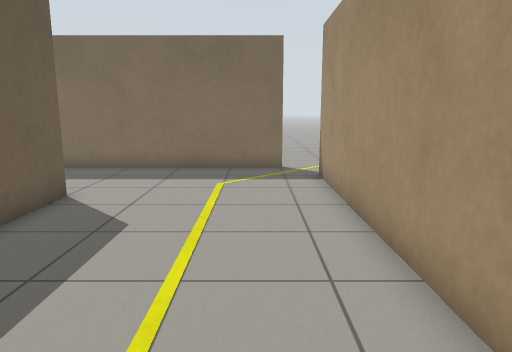
[1] (above)

12 first-person views from a walk through a Gazebo world. The camera is 1.1 m above the floor, tilts 10° down and sees 70° across. The floor is counted in squares, 0.5 m on a side. Each view is taken from the middle of a square. On the plan, view 1 faces up. The plan holds only what a view shows up to about 19 squares ahead; the rest is blank.

[2]
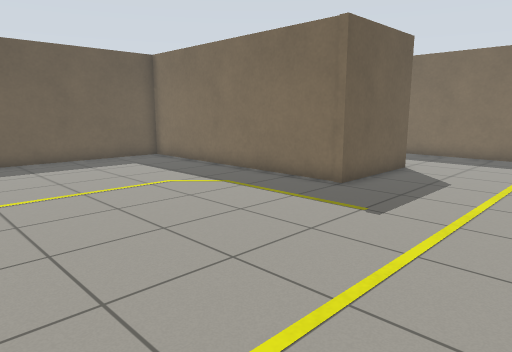

[3]
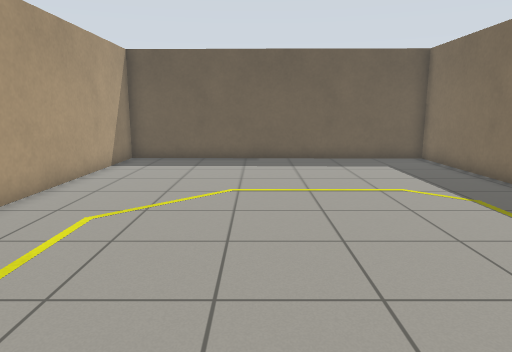

[4]
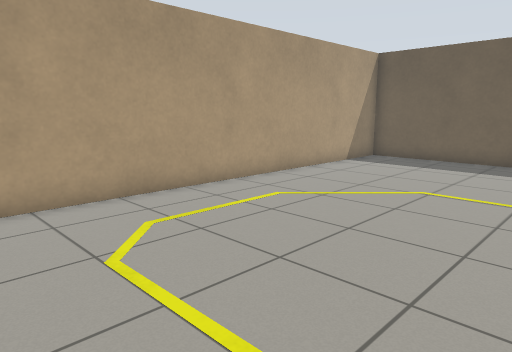

[5]
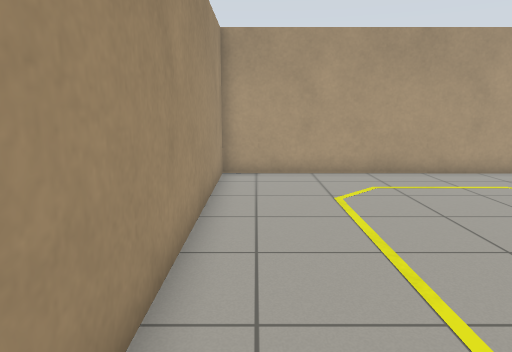

[6]
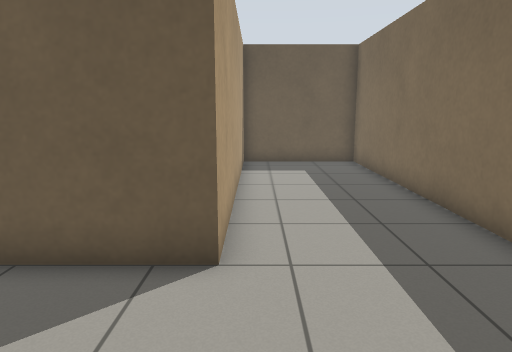

[7]
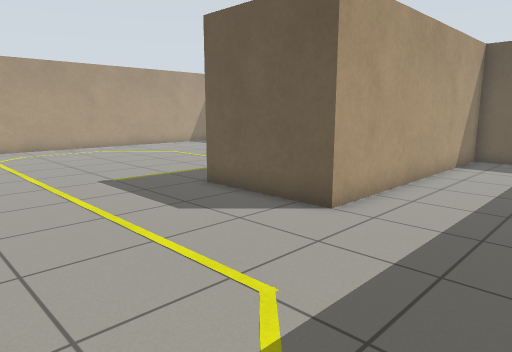

[8]
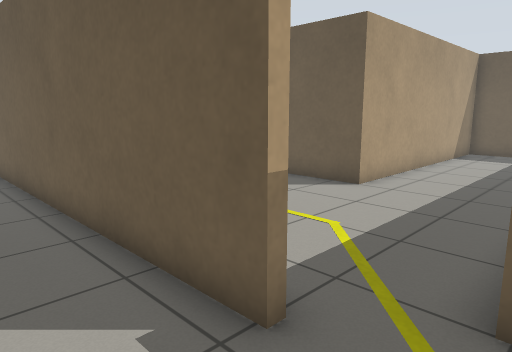

[9]
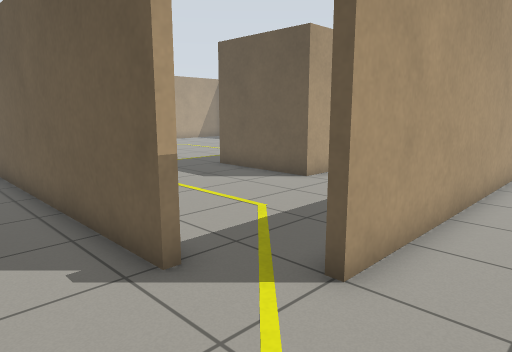

[10]
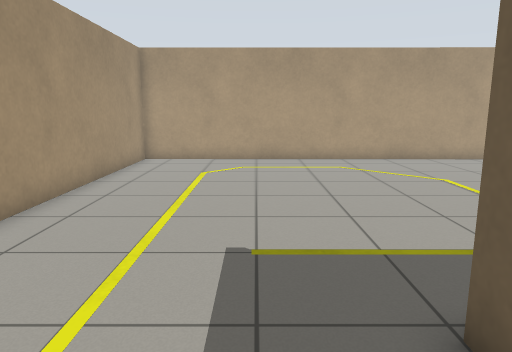

[11]
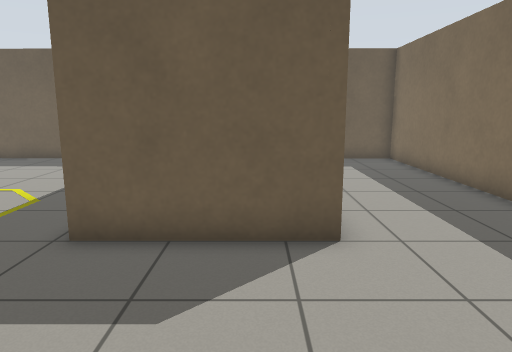

[12]
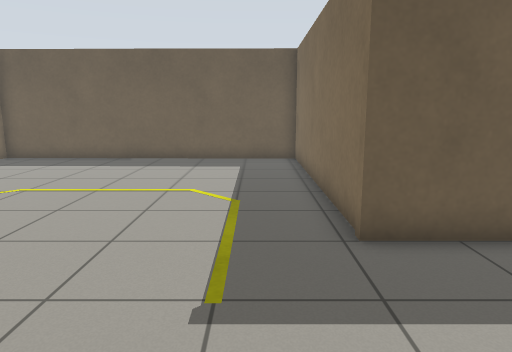

### Floor plan
Points are (right, up) in squares from view 1. A wall is a line through its corners. A room is listed if a view was taken in it or the views show most of it. See-through windows are left out.
Room 1 (views 1, 2, 3, 4, 5, 6, 10, 11, 12)
walls: (1, 14.4) (-16.1, 14.4) (-16.1, 9.5) (-5, 9.5) (-5, 4.9) (-16.2, 4.9) (-16.4, -8.9) (2.2, -9) (2.2, 12.7)
ways out: opening at (2, 13) to room 2
Room 2 (view 7)
walls: (2.2, 12.7) (2.5, 12.7) (2.5, 0.5); (1, 14.7) (1, 14.4)
ways out: opening at (2, 13) to room 1; opening at (3.5, 14) to room 3
Room 3 (views 8, 9)
walls: (-8.6, 14.7) (1, 14.7)
ways out: opening at (3.5, 14) to room 2

Positions as (right, up) in squares from view 1, and headings:
1: (0, 0), facing up
2: (1, -5), facing up-left
3: (1, -3), facing left
4: (1, 0), facing down-left
5: (1, 4), facing down
6: (0, 10), facing left
7: (2, 14), facing down-left
8: (5, 15), facing down-left
9: (5, 17), facing down-left
10: (-3, 8), facing down
11: (1, 8), facing left
12: (1, 3), facing left
